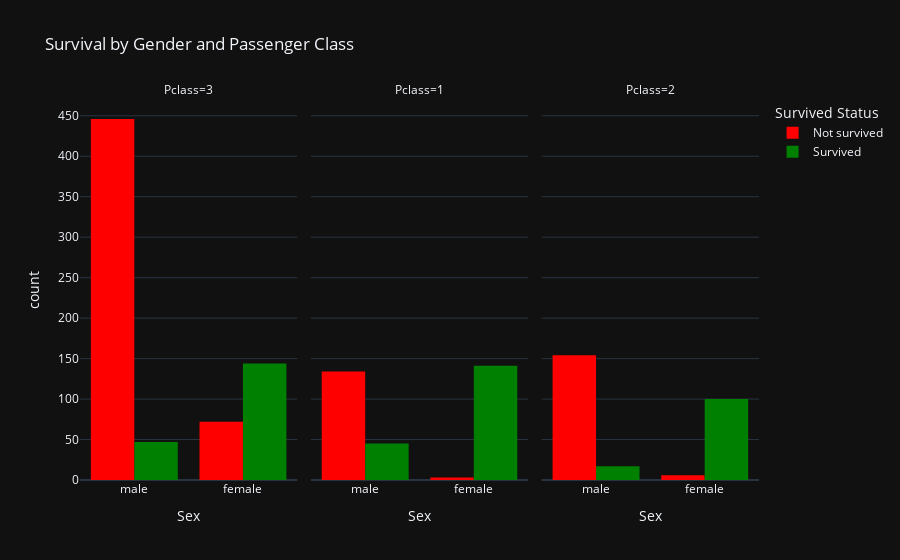

Here is the notebook cell this chart was saved with:
### Code cell
fig = px.histogram(
    Titanic_data, 
    x='Sex', 
    color='Survived Status',
    barmode='group',
    facet_col='Pclass',
    color_discrete_map={'Survived': 'green', 'Not survived': 'red'},
    title="Survival by Gender and Passenger Class"
)
fig.update_layout(
    bargap=0.2, 
    template='plotly_dark'
)
fig.show()

### Figure 1 — Plotly figure (JSON) as saved in the notebook; plotly's stock layout.template omitted (floating-point values rounded to 4 significant figures; data arrays with more than 128 entries replaced by an {"elided": "..."} marker saying what was removed)
{"data": [{"alignmentgroup": "True", "bingroup": "x", "hovertemplate": "Survived Status=Not survived<br>Pclass=3<br>Sex=%{x}<br>count=%{y}<extra></extra>", "legendgroup": "Not survived", "marker": {"color": "red", "pattern": {"shape": ""}}, "name": "Not survived", "offsetgroup": "Not survived", "orientation": "v", "showlegend": true, "type": "histogram", "x": {"elided": "518 str values"}, "xaxis": "x", "yaxis": "y"}, {"alignmentgroup": "True", "bingroup": "x", "hovertemplate": "Survived Status=Not survived<br>Pclass=1<br>Sex=%{x}<br>count=%{y}<extra></extra>", "legendgroup": "Not survived", "marker": {"color": "red", "pattern": {"shape": ""}}, "name": "Not survived", "offsetgroup": "Not survived", "orientation": "v", "showlegend": false, "type": "histogram", "x": {"elided": "137 str values"}, "xaxis": "x2", "yaxis": "y2"}, {"alignmentgroup": "True", "bingroup": "x", "hovertemplate": "Survived Status=Not survived<br>Pclass=2<br>Sex=%{x}<br>count=%{y}<extra></extra>", "legendgroup": "Not survived", "marker": {"color": "red", "pattern": {"shape": ""}}, "name": "Not survived", "offsetgroup": "Not survived", "orientation": "v", "showlegend": false, "type": "histogram", "x": {"elided": "160 str values"}, "xaxis": "x3", "yaxis": "y3"}, {"alignmentgroup": "True", "bingroup": "x", "hovertemplate": "Survived Status=Survived<br>Pclass=3<br>Sex=%{x}<br>count=%{y}<extra></extra>", "legendgroup": "Survived", "marker": {"color": "green", "pattern": {"shape": ""}}, "name": "Survived", "offsetgroup": "Survived", "orientation": "v", "showlegend": true, "type": "histogram", "x": {"elided": "191 str values"}, "xaxis": "x", "yaxis": "y"}, {"alignmentgroup": "True", "bingroup": "x", "hovertemplate": "Survived Status=Survived<br>Pclass=1<br>Sex=%{x}<br>count=%{y}<extra></extra>", "legendgroup": "Survived", "marker": {"color": "green", "pattern": {"shape": ""}}, "name": "Survived", "offsetgroup": "Survived", "orientation": "v", "showlegend": false, "type": "histogram", "x": {"elided": "186 str values"}, "xaxis": "x2", "yaxis": "y2"}, {"alignmentgroup": "True", "bingroup": "x", "hovertemplate": "Survived Status=Survived<br>Pclass=2<br>Sex=%{x}<br>count=%{y}<extra></extra>", "legendgroup": "Survived", "marker": {"color": "green", "pattern": {"shape": ""}}, "name": "Survived", "offsetgroup": "Survived", "orientation": "v", "showlegend": false, "type": "histogram", "x": ["female", "female", "male", "male", "female", "female", "female", "female", "female", "male", "female", "female", "female", "female", "female", "male", "female", "male", "female", "male", "female", "female", "female", "female", "male", "female", "female", "female", "female", "female", "male", "female", "female", "female", "female", "female", "male", "female", "female", "female", "female", "female", "female", "female", "female", "female", "female", "female", "female", "female", "female", "female", "female", "female", "female", "male", "female", "male", "male", "male", "female", "female", "female", "female", "female", "female", "female", "female", "female", "female", "male", "female", "female", "female", "female", "female", "female", "female", "male", "female", "female", "male", "male", "female", "female", "female", "female", "female", "female", "female", "female", "female", "female", "female", "female", "female", "female", "female", "female", "female", "female", "female", "female", "female", "female", "female", "female", "female", "female", "female", "female", "female", "female", "female", "female", "female", "female"], "xaxis": "x3", "yaxis": "y3"}], "layout": {"annotations": [{"font": {}, "showarrow": false, "text": "Pclass=3", "x": 0.16, "xanchor": "center", "xref": "paper", "y": 1, "yanchor": "bottom", "yref": "paper"}, {"font": {}, "showarrow": false, "text": "Pclass=1", "x": 0.5, "xanchor": "center", "xref": "paper", "y": 1, "yanchor": "bottom", "yref": "paper"}, {"font": {}, "showarrow": false, "text": "Pclass=2", "x": 0.84, "xanchor": "center", "xref": "paper", "y": 1, "yanchor": "bottom", "yref": "paper"}], "bargap": 0.2, "barmode": "group", "legend": {"title": {"text": "Survived Status"}, "tracegroupgap": 0}, "title": {"text": "Survival by Gender and Passenger Class"}, "xaxis": {"anchor": "y", "domain": [0, 0.32], "title": {"text": "Sex"}}, "xaxis2": {"anchor": "y2", "domain": [0.34, 0.66], "matches": "x", "title": {"text": "Sex"}}, "xaxis3": {"anchor": "y3", "domain": [0.68, 1.0], "matches": "x", "title": {"text": "Sex"}}, "yaxis": {"anchor": "x", "domain": [0, 1], "title": {"text": "count"}}, "yaxis2": {"anchor": "x2", "domain": [0, 1], "matches": "y", "showticklabels": false}, "yaxis3": {"anchor": "x3", "domain": [0, 1], "matches": "y", "showticklabels": false}}}
